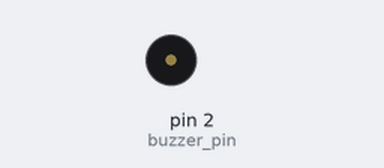
This sketch was run on a simulated Arduino Uno, built with avr-gcc and run on an emulated ATmega328P. Shown: buzzer (waves = sounding).

Above: at 1.5 s.
At 4.5 s:
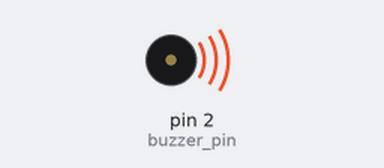
Timing chart, 0 to 7.8 s (numbered marks = the images above):
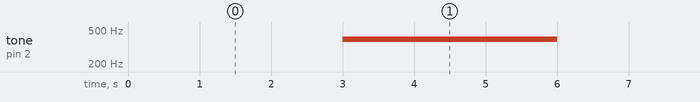

Measured:
- by itself, tone on pin 2 (buzzer_pin): alternates 392 Hz for 3.0 s and silent for 3.0 s

The sketch:

keys_buzzer.ino
```cpp
const int buzzer_pin = 2; //Constant variable to set the digital pin.
int frequency = 392; //Sets the frequency of the buzzer.
void setup() {
  pinMode(buzzer_pin, OUTPUT); //Sets the pin/device to be ready to output.
}

void loop() {
  delay(3000); //3 second delay.
  tone(buzzer_pin, frequency);//Creates a tone using the digital pin and the predefined frequency.
  delay(3000); //3 second delay.
  noTone(buzzer_pin); //Turns the annoying sound off.
}
```
